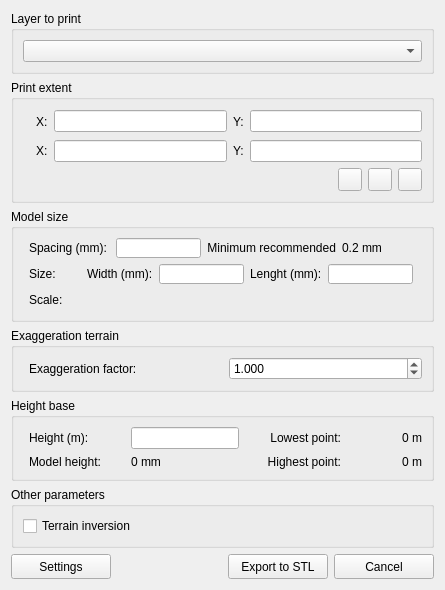
<?xml version="1.0" encoding="UTF-8"?>
<ui version="4.0">
 <class>DEMto3DDialogBase</class>
 <widget class="QDialog" name="DEMto3DDialogBase">
  <property name="windowModality">
   <enum>Qt::WindowModal</enum>
  </property>
  <property name="geometry">
   <rect>
    <x>0</x>
    <y>0</y>
    <width>445</width>
    <height>539</height>
   </rect>
  </property>
  <property name="windowTitle">
   <string>DEM 3D printing</string>
  </property>
  <property name="windowIcon">
   <iconset resource="../resources.qrc">
    <normaloff>:/plugins/DEMto3D/icons/demto3d.png</normaloff>:/plugins/DEMto3D/icons/demto3d.png</iconset>
  </property>
  <layout class="QVBoxLayout" name="verticalLayout">
   <item>
    <widget class="QGroupBox" name="groupBox">
     <property name="title">
      <string>Layer to print</string>
     </property>
     <layout class="QVBoxLayout" name="verticalLayout_2">
      <item>
       <widget class="QgsMapLayerComboBox" name="mMapLayerComboBox">
        <property name="showCrs">
         <bool>true</bool>
        </property>
       </widget>
      </item>
     </layout>
    </widget>
   </item>
   <item>
    <widget class="QGroupBox" name="groupBox_2">
     <property name="title">
      <string>Print extent</string>
     </property>
     <layout class="QVBoxLayout" name="verticalLayout_3">
      <item>
       <layout class="QGridLayout" name="gridLayout">
        <item row="0" column="0">
         <widget class="QLabel" name="label">
          <property name="minimumSize">
           <size>
            <width>0</width>
            <height>25</height>
           </size>
          </property>
          <property name="maximumSize">
           <size>
            <width>16777215</width>
            <height>25</height>
           </size>
          </property>
          <property name="pixmap">
           <pixmap resource="../resources.qrc">:/plugins/DEMto3D/icons/upleft.png</pixmap>
          </property>
          <property name="alignment">
           <set>Qt::AlignCenter</set>
          </property>
         </widget>
        </item>
        <item row="0" column="2">
         <widget class="QLineEdit" name="XMinLineEdit"/>
        </item>
        <item row="0" column="1">
         <widget class="QLabel" name="label_2">
          <property name="text">
           <string>X:</string>
          </property>
          <property name="buddy">
           <cstring>XMinLineEdit</cstring>
          </property>
         </widget>
        </item>
        <item row="0" column="4">
         <widget class="QLineEdit" name="YMaxLineEdit"/>
        </item>
        <item row="0" column="3">
         <widget class="QLabel" name="label_3">
          <property name="text">
           <string>Y:</string>
          </property>
          <property name="buddy">
           <cstring>YMaxLineEdit</cstring>
          </property>
         </widget>
        </item>
        <item row="1" column="0">
         <widget class="QLabel" name="label_4">
          <property name="text">
           <string/>
          </property>
          <property name="pixmap">
           <pixmap resource="../resources.qrc">:/plugins/DEMto3D/icons/downright.png</pixmap>
          </property>
         </widget>
        </item>
        <item row="1" column="1">
         <widget class="QLabel" name="label_5">
          <property name="text">
           <string>X:</string>
          </property>
          <property name="buddy">
           <cstring>XMaxLineEdit</cstring>
          </property>
         </widget>
        </item>
        <item row="1" column="2">
         <widget class="QLineEdit" name="XMaxLineEdit"/>
        </item>
        <item row="1" column="3">
         <widget class="QLabel" name="label_6">
          <property name="text">
           <string>Y:</string>
          </property>
          <property name="buddy">
           <cstring>YMinLineEdit</cstring>
          </property>
         </widget>
        </item>
        <item row="1" column="4">
         <widget class="QLineEdit" name="YMinLineEdit"/>
        </item>
       </layout>
      </item>
      <item>
       <layout class="QHBoxLayout" name="horizontalLayout">
        <item>
         <spacer name="horizontalSpacer">
          <property name="orientation">
           <enum>Qt::Horizontal</enum>
          </property>
          <property name="sizeHint" stdset="0">
           <size>
            <width>40</width>
            <height>20</height>
           </size>
          </property>
         </spacer>
        </item>
        <item>
         <widget class="QToolButton" name="FullExtToolButton">
          <property name="toolTip">
           <string>Select full extent</string>
          </property>
          <property name="statusTip">
           <string>Select full extent</string>
          </property>
          <property name="whatsThis">
           <string>Select full extent</string>
          </property>
          <property name="accessibleName">
           <string>Select full extent</string>
          </property>
          <property name="icon">
           <iconset resource="../resources.qrc">
            <normaloff>:/plugins/DEMto3D/icons/zoom-extent.png</normaloff>:/plugins/DEMto3D/icons/zoom-extent.png</iconset>
          </property>
         </widget>
        </item>
        <item>
         <widget class="QToolButton" name="LayerExtToolButton">
          <property name="toolTip">
           <string>Select layer extent</string>
          </property>
          <property name="statusTip">
           <string>Select layer extent</string>
          </property>
          <property name="whatsThis">
           <string>Select layer extent</string>
          </property>
          <property name="accessibleName">
           <string>Select layer extent</string>
          </property>
          <property name="icon">
           <iconset resource="../resources.qrc">
            <normaloff>:/plugins/DEMto3D/icons/zoom-layer.png</normaloff>:/plugins/DEMto3D/icons/zoom-layer.png</iconset>
          </property>
         </widget>
        </item>
        <item>
         <widget class="QToolButton" name="CustomExtToolButton">
          <property name="toolTip">
           <string>Draw extent</string>
          </property>
          <property name="statusTip">
           <string>Draw extent</string>
          </property>
          <property name="whatsThis">
           <string>Draw extent</string>
          </property>
          <property name="accessibleName">
           <string>Draw extent</string>
          </property>
          <property name="text">
           <string/>
          </property>
          <property name="icon">
           <iconset resource="../resources.qrc">
            <normaloff>:/plugins/DEMto3D/icons/zoom-region.png</normaloff>:/plugins/DEMto3D/icons/zoom-region.png</iconset>
          </property>
         </widget>
        </item>
       </layout>
      </item>
     </layout>
    </widget>
   </item>
   <item>
    <widget class="QGroupBox" name="groupBox_3">
     <property name="title">
      <string>Model size</string>
     </property>
     <layout class="QVBoxLayout" name="verticalLayout_4">
      <property name="leftMargin">
       <number>15</number>
      </property>
      <item>
       <layout class="QHBoxLayout" name="horizontalLayout_3">
        <item>
         <widget class="QLabel" name="label_9">
          <property name="text">
           <string>Spacing (mm):</string>
          </property>
          <property name="buddy">
           <cstring>SpacingLineEdit</cstring>
          </property>
         </widget>
        </item>
        <item>
         <widget class="QLineEdit" name="SpacingLineEdit">
          <property name="sizePolicy">
           <sizepolicy hsizetype="Fixed" vsizetype="Fixed">
            <horstretch>0</horstretch>
            <verstretch>0</verstretch>
           </sizepolicy>
          </property>
          <property name="minimumSize">
           <size>
            <width>85</width>
            <height>20</height>
           </size>
          </property>
          <property name="maximumSize">
           <size>
            <width>85</width>
            <height>20</height>
           </size>
          </property>
         </widget>
        </item>
        <item>
         <widget class="QLabel" name="label18">
          <property name="text">
           <string>Minimum recommended</string>
          </property>
          <property name="alignment">
           <set>Qt::AlignRight|Qt::AlignTrailing|Qt::AlignVCenter</set>
          </property>
         </widget>
        </item>
        <item>
         <widget class="QLabel" name="RecomSpacinglabel">
          <property name="text">
           <string>0.2 mm</string>
          </property>
         </widget>
        </item>
       </layout>
      </item>
      <item>
       <layout class="QHBoxLayout" name="horizontalLayout_4">
        <property name="rightMargin">
         <number>9</number>
        </property>
        <item>
         <widget class="QLabel" name="label_11">
          <property name="text">
           <string>Size:</string>
          </property>
         </widget>
        </item>
        <item>
         <widget class="QLabel" name="label_12">
          <property name="text">
           <string>Width (mm):</string>
          </property>
          <property name="buddy">
           <cstring>HeightLineEdit</cstring>
          </property>
         </widget>
        </item>
        <item>
         <widget class="QLineEdit" name="HeightLineEdit">
          <property name="sizePolicy">
           <sizepolicy hsizetype="Fixed" vsizetype="Fixed">
            <horstretch>0</horstretch>
            <verstretch>0</verstretch>
           </sizepolicy>
          </property>
          <property name="minimumSize">
           <size>
            <width>85</width>
            <height>20</height>
           </size>
          </property>
          <property name="maximumSize">
           <size>
            <width>85</width>
            <height>20</height>
           </size>
          </property>
         </widget>
        </item>
        <item>
         <widget class="QLabel" name="label_13">
          <property name="text">
           <string>Lenght (mm):</string>
          </property>
          <property name="buddy">
           <cstring>WidthLineEdit</cstring>
          </property>
         </widget>
        </item>
        <item>
         <widget class="QLineEdit" name="WidthLineEdit">
          <property name="sizePolicy">
           <sizepolicy hsizetype="Fixed" vsizetype="Fixed">
            <horstretch>0</horstretch>
            <verstretch>0</verstretch>
           </sizepolicy>
          </property>
          <property name="minimumSize">
           <size>
            <width>85</width>
            <height>20</height>
           </size>
          </property>
          <property name="maximumSize">
           <size>
            <width>85</width>
            <height>20</height>
           </size>
          </property>
         </widget>
        </item>
       </layout>
      </item>
      <item>
       <layout class="QHBoxLayout" name="horizontalLayout_5">
        <property name="rightMargin">
         <number>201</number>
        </property>
        <item>
         <widget class="QLabel" name="label_15">
          <property name="text">
           <string>Scale:</string>
          </property>
         </widget>
        </item>
        <item>
         <widget class="QgsScaleWidget" name="ScaleLineEdit">
          <property name="sizePolicy">
           <sizepolicy hsizetype="Fixed" vsizetype="Fixed">
            <horstretch>0</horstretch>
            <verstretch>0</verstretch>
           </sizepolicy>
          </property>
          <property name="minimumSize">
           <size>
            <width>100</width>
            <height>20</height>
           </size>
          </property>
          <property name="maximumSize">
           <size>
            <width>100</width>
            <height>20</height>
           </size>
          </property>
         </widget>
        </item>
       </layout>
      </item>
     </layout>
    </widget>
   </item>
   <item>
    <widget class="QGroupBox" name="groupBox_4">
     <property name="title">
      <string>Exaggeration terrain</string>
     </property>
     <layout class="QHBoxLayout" name="horizontalLayout_6">
      <property name="leftMargin">
       <number>15</number>
      </property>
      <item>
       <widget class="QLabel" name="label_16">
        <property name="text">
         <string>Exaggeration factor:</string>
        </property>
        <property name="buddy">
         <cstring>ZScaleDoubleSpinBox</cstring>
        </property>
       </widget>
      </item>
      <item>
       <widget class="QDoubleSpinBox" name="ZScaleDoubleSpinBox">
        <property name="decimals">
         <number>3</number>
        </property>
        <property name="maximum">
         <double>10.000000000000000</double>
        </property>
        <property name="singleStep">
         <double>0.100000000000000</double>
        </property>
        <property name="value">
         <double>1.000000000000000</double>
        </property>
       </widget>
      </item>
     </layout>
    </widget>
   </item>
   <item>
    <widget class="QGroupBox" name="groupBox_5">
     <property name="title">
      <string>Height base</string>
     </property>
     <layout class="QVBoxLayout" name="verticalLayout_5">
      <property name="leftMargin">
       <number>15</number>
      </property>
      <item>
       <layout class="QGridLayout" name="gridLayout_2">
        <item row="0" column="1">
         <widget class="QLineEdit" name="BaseHeightLineEdit">
          <property name="sizePolicy">
           <sizepolicy hsizetype="Fixed" vsizetype="Fixed">
            <horstretch>0</horstretch>
            <verstretch>0</verstretch>
           </sizepolicy>
          </property>
         </widget>
        </item>
        <item row="0" column="3">
         <widget class="QLabel" name="ZMinLabel">
          <property name="minimumSize">
           <size>
            <width>75</width>
            <height>20</height>
           </size>
          </property>
          <property name="maximumSize">
           <size>
            <width>75</width>
            <height>20</height>
           </size>
          </property>
          <property name="text">
           <string>0 m</string>
          </property>
          <property name="alignment">
           <set>Qt::AlignRight|Qt::AlignTrailing|Qt::AlignVCenter</set>
          </property>
         </widget>
        </item>
        <item row="0" column="0">
         <widget class="QLabel" name="label_17">
          <property name="text">
           <string>Height (m):</string>
          </property>
          <property name="buddy">
           <cstring>BaseHeightLineEdit</cstring>
          </property>
         </widget>
        </item>
        <item row="1" column="3">
         <widget class="QLabel" name="ZMaxLabel">
          <property name="text">
           <string>0 m</string>
          </property>
          <property name="alignment">
           <set>Qt::AlignRight|Qt::AlignTrailing|Qt::AlignVCenter</set>
          </property>
         </widget>
        </item>
        <item row="0" column="2">
         <widget class="QLabel" name="label_8">
          <property name="text">
           <string>Lowest point:</string>
          </property>
          <property name="alignment">
           <set>Qt::AlignRight|Qt::AlignTrailing|Qt::AlignVCenter</set>
          </property>
         </widget>
        </item>
        <item row="1" column="2">
         <widget class="QLabel" name="label_10">
          <property name="text">
           <string>Highest point:</string>
          </property>
          <property name="alignment">
           <set>Qt::AlignRight|Qt::AlignTrailing|Qt::AlignVCenter</set>
          </property>
         </widget>
        </item>
        <item row="1" column="1">
         <widget class="QLabel" name="HeightModelLabel">
          <property name="text">
           <string>0 mm</string>
          </property>
         </widget>
        </item>
        <item row="1" column="0">
         <widget class="QLabel" name="label_21">
          <property name="text">
           <string>Model height:</string>
          </property>
         </widget>
        </item>
       </layout>
      </item>
     </layout>
    </widget>
   </item>
   <item>
    <widget class="QGroupBox" name="groupBox_6">
     <property name="title">
      <string>Other parameters</string>
     </property>
     <layout class="QFormLayout" name="formLayout">
      <item row="0" column="0">
       <widget class="QCheckBox" name="RevereseZCheckBox">
        <property name="minimumSize">
         <size>
          <width>0</width>
          <height>20</height>
         </size>
        </property>
        <property name="maximumSize">
         <size>
          <width>16777215</width>
          <height>20</height>
         </size>
        </property>
        <property name="text">
         <string>Terrain inversion</string>
        </property>
       </widget>
      </item>
     </layout>
    </widget>
   </item>
   <item>
    <layout class="QHBoxLayout" name="horizontalLayout_9">
     <item>
      <widget class="QPushButton" name="ParamPushButton">
       <property name="sizePolicy">
        <sizepolicy hsizetype="Fixed" vsizetype="Fixed">
         <horstretch>0</horstretch>
         <verstretch>0</verstretch>
        </sizepolicy>
       </property>
       <property name="minimumSize">
        <size>
         <width>100</width>
         <height>25</height>
        </size>
       </property>
       <property name="text">
        <string>Settings</string>
       </property>
       <property name="autoDefault">
        <bool>false</bool>
       </property>
      </widget>
     </item>
     <item>
      <spacer name="spacer">
       <property name="orientation">
        <enum>Qt::Horizontal</enum>
       </property>
       <property name="sizeType">
        <enum>QSizePolicy::Expanding</enum>
       </property>
       <property name="sizeHint" stdset="0">
        <size>
         <width>0</width>
         <height>0</height>
        </size>
       </property>
      </spacer>
     </item>
     <item>
      <widget class="QToolButton" name="STLToolButton">
       <property name="minimumSize">
        <size>
         <width>100</width>
         <height>25</height>
        </size>
       </property>
       <property name="maximumSize">
        <size>
         <width>100</width>
         <height>25</height>
        </size>
       </property>
       <property name="text">
        <string>Export to STL</string>
       </property>
      </widget>
     </item>
     <item>
      <widget class="QToolButton" name="CancelToolButton">
       <property name="minimumSize">
        <size>
         <width>100</width>
         <height>25</height>
        </size>
       </property>
       <property name="maximumSize">
        <size>
         <width>100</width>
         <height>25</height>
        </size>
       </property>
       <property name="text">
        <string>Cancel</string>
       </property>
      </widget>
     </item>
    </layout>
   </item>
  </layout>
 </widget>
 <customwidgets>
  <customwidget>
   <class>QgsMapLayerComboBox</class>
   <extends>QComboBox</extends>
   <header>qgsmaplayercombobox.h</header>
  </customwidget>
  <customwidget>
   <class>QgsScaleWidget</class>
   <extends>QWidget</extends>
   <header>qgsscalewidget.h</header>
  </customwidget>
 </customwidgets>
 <tabstops>
  <tabstop>mMapLayerComboBox</tabstop>
  <tabstop>XMinLineEdit</tabstop>
  <tabstop>YMaxLineEdit</tabstop>
  <tabstop>XMaxLineEdit</tabstop>
  <tabstop>YMinLineEdit</tabstop>
  <tabstop>FullExtToolButton</tabstop>
  <tabstop>LayerExtToolButton</tabstop>
  <tabstop>CustomExtToolButton</tabstop>
  <tabstop>SpacingLineEdit</tabstop>
  <tabstop>HeightLineEdit</tabstop>
  <tabstop>WidthLineEdit</tabstop>
  <tabstop>ZScaleDoubleSpinBox</tabstop>
  <tabstop>BaseHeightLineEdit</tabstop>
  <tabstop>RevereseZCheckBox</tabstop>
  <tabstop>STLToolButton</tabstop>
  <tabstop>CancelToolButton</tabstop>
  <tabstop>ParamPushButton</tabstop>
 </tabstops>
 <resources>
  <include location="../resources.qrc"/>
 </resources>
 <connections/>
</ui>
